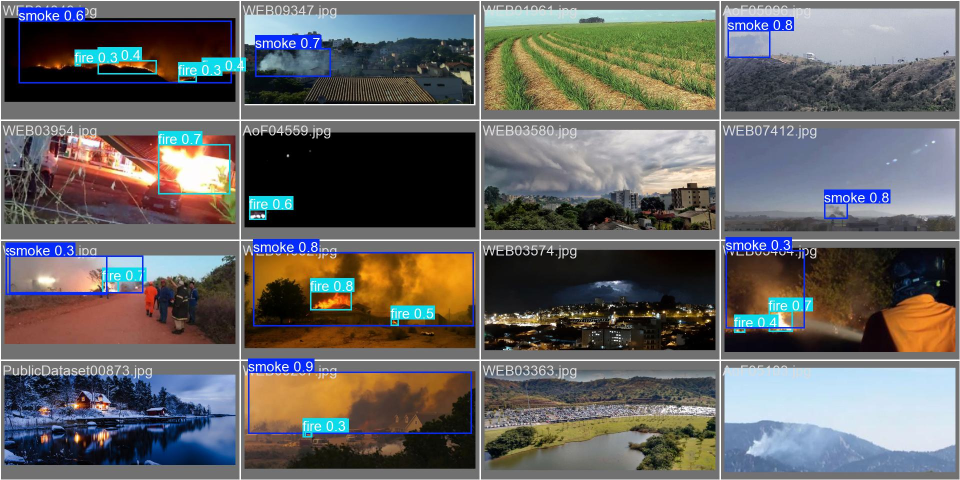
#> input picture uavfiredetection/val_batch0_pred.jpg, 1920 x 960 px (shown at 1/2 size)
$ python -i prepare_false_sources.py   (imports and definitions only)
#> lines starting #> are read from the running program, lines starting #| are printed output that depends on the picture; after the words box and inside, x2 and y2 are one past the last pixel; in counts of white or black regions, pixels touching at a corner belong together
"""
Подготовка false_source аннотаций из не-огневых кадров.

Извлекает ИК-яркие области из кадров без огня и размечает их как false_source (class 2).
Это помогает модели отличать огонь от животных, тёплых камней и других ИК-ярких объектов.
"""

import argparse
from pathlib import Path

import cv2
import numpy as np
from tqdm import tqdm

from ir_preprocessing import load_thermal_image, normalize_thermal, to_3channel, apply_clahe
from convert_flame import save_yolo_labels


FALSE_SOURCE_CLASS_ID = 2
MIN_BRIGHT_AREA = 50
MAX_BRIGHT_AREA = 50000


def extract_bright_regions(
    img_gray: np.ndarray,
    threshold_pct: float = 95.0,
    min_area: int = MIN_BRIGHT_AREA,
    max_area: int = MAX_BRIGHT_AREA,
) -> list[tuple[int, float, float, float, float]]:
    """
    Находит ИК-яркие области в изображении через пороговую фильтрацию.

    Args:
        img_gray: Нормализованное grayscale изображение (uint8)
        threshold_pct: Перцентиль яркости для порога
        min_area: Минимальная площадь области
        max_area: Максимальная площадь (слишком большие — скорее всего фон)

    Returns:
        YOLO bboxes для false_source
    """
    threshold_val = np.percentile(img_gray, threshold_pct)
    _, binary = cv2.threshold(img_gray, int(threshold_val), 255, cv2.THRESH_BINARY)

    # Морфология для очистки шума
    kernel = cv2.getStructuringElement(cv2.MORPH_ELLIPSE, (5, 5))
    binary = cv2.morphologyEx(binary, cv2.MORPH_OPEN, kernel)
    binary = cv2.morphologyEx(binary, cv2.MORPH_CLOSE, kernel)

    h, w = img_gray.shape
    num_labels, labels, stats, _ = cv2.connectedComponentsWithStats(binary, connectivity=8)

    bboxes = []
    for i in range(1, num_labels):
        area = stats[i, cv2.CC_STAT_AREA]
        if area < min_area or area > max_area:
            continue

        x = stats[i, cv2.CC_STAT_LEFT]
        y = stats[i, cv2.CC_STAT_TOP]
        bw = stats[i, cv2.CC_STAT_WIDTH]
        bh = stats[i, cv2.CC_STAT_HEIGHT]

        # Фильтр по aspect ratio (слишком вытянутые — скорее артефакты)
        aspect = max(bw, bh) / (min(bw, bh) + 1e-6)
        if aspect > 5.0:
            continue

        x_center = (x + bw / 2) / w
        y_center = (y + bh / 2) / h
        norm_w = bw / w
        norm_h = bh / h

        bboxes.append((FALSE_SOURCE_CLASS_ID, x_center, y_center, norm_w, norm_h))

    return bboxes


# [59 lines left out: function process_negative_frames, not called in this run]


# [16 lines not run here, left out]

>>> import cv2
>>> picture = cv2.imread('../val_batch0_pred.jpg', cv2.IMREAD_GRAYSCALE)
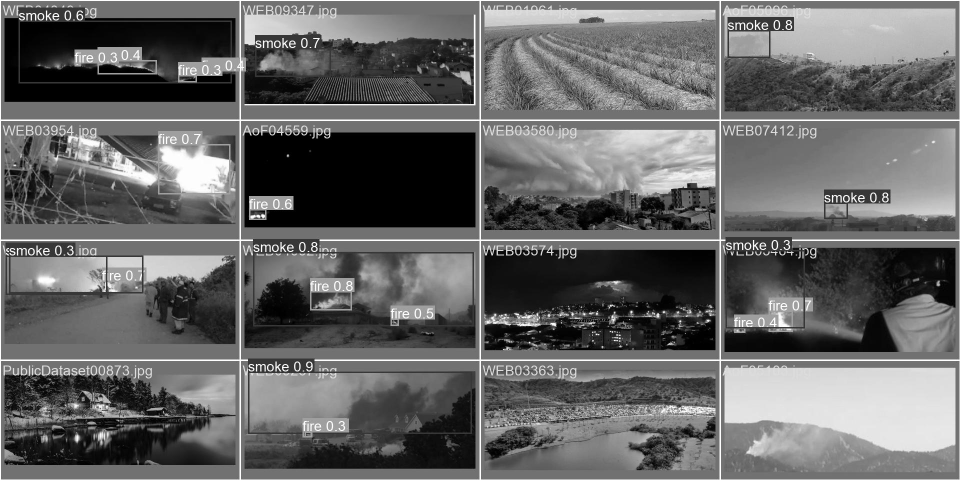
#> picture: shape (960, 1920) (shown at 1/2 size); min 0, max 255, mean 101.7
>>> result = extract_bright_regions(picture)
#> in extract_bright_regions, `threshold_val = np.percentile(img_gray, threshold_pct)`: threshold_val = 224
#> in extract_bright_regions, `_, binary = cv2.threshold(img_gray, int(threshold_val), 255, cv2.THRES..`:
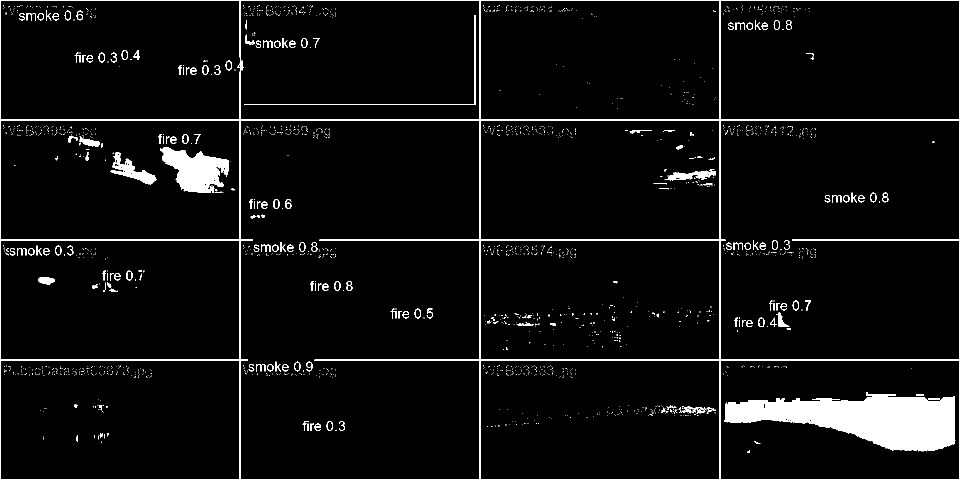
#> binary: shape (960, 1920) (shown at 1/2 size); 5% white; 2126 white regions (1957 under 20 px), largest, box (x1, y1, x2, y2) and area: (0, 0, 1920, 960) 33264, (1449, 784, 1911, 903) 31665, (320, 294, 458, 386) 7360
#> in extract_bright_regions, `binary = cv2.morphologyEx(binary, cv2.MORPH_OPEN, kernel)`:
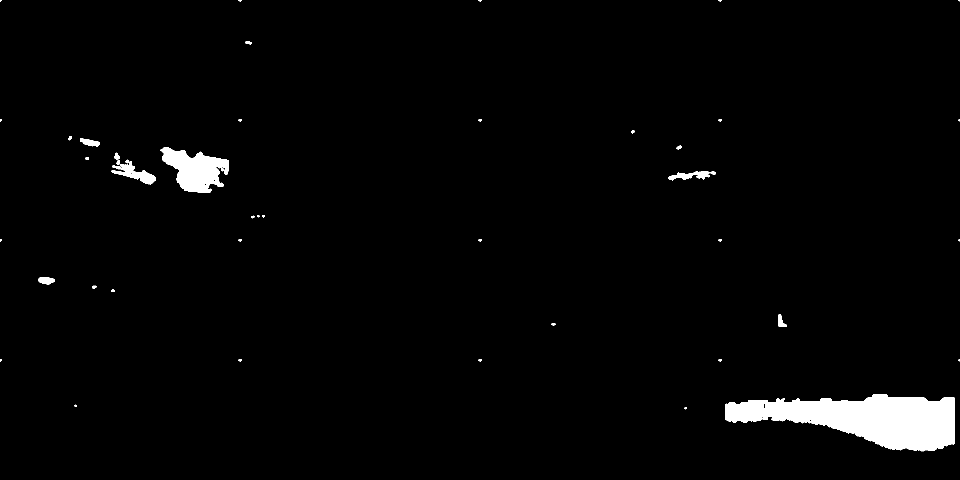
#> binary: shape (960, 1920) (shown at 1/2 size); 2.3% white; 45 white regions (14 under 20 px), largest, box (x1, y1, x2, y2) and area: (1450, 789, 1910, 903) 30950, (321, 294, 458, 386) 7199, (223, 322, 312, 369) 1564
#> in extract_bright_regions, `binary = cv2.morphologyEx(binary, cv2.MORPH_CLOSE, kernel)`: binary: shape (960, 1920); 2.3% white; 40 white regions (14 under 20 px), largest, box (x1, y1, x2, y2) and area: (1450, 789, 1910, 903) 31159, (321, 294, 458, 386) 7351, (223, 305, 312, 369) 1891
#> in extract_bright_regions, `num_labels, labels, stats, _ = cv2.connectedComponentsWithStats(binary..`:
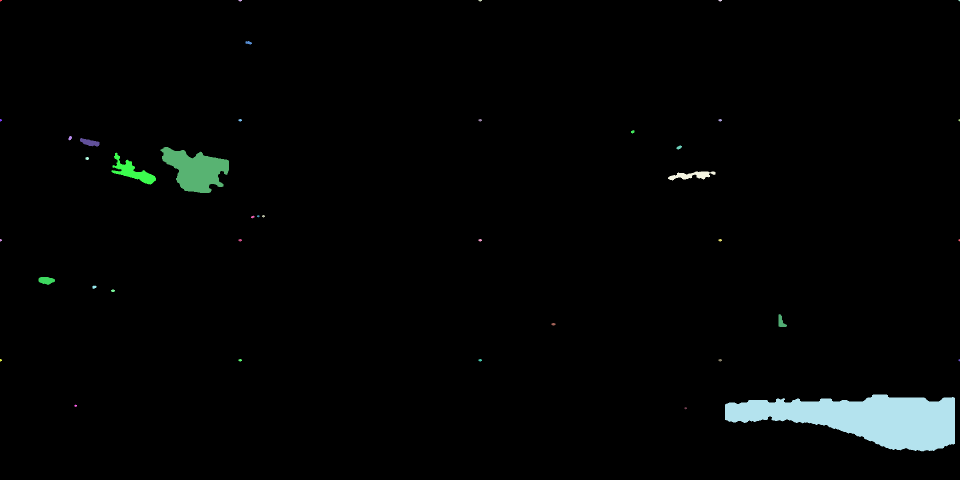
#> labels: shape (960, 1920) int32 (shown at 1/2 size); 41 distinct labels, from 0 to 40; one colour per label, 0 black
#> in extract_bright_regions, `num_labels, labels, stats, _ = cv2.connectedComponentsWithStats(binary..`: num_labels = 41; stats = 41 rows, first 6: [0, 0, 1920, 960, 1800090], [0, 0, 4, 3, 10], [477, 0, 7, 3, 17], [957, 0, 7, 3, 17], [1437, 0, 7, 3, 17], [1917, 0, 3, 3, 7]
#> the loop in extract_bright_regions, `for i in range(1, num_labels):` made 40 passes
#> area on passes 8, 9, 10, 12, 13, 18, 20, 22, 24, 25, 26, 29: 27, 27, 27, 35, 44, 34, 26, 22, 27, 27, 27, 40
#> (area, x, y, bw, bh, aspect, x_center, y_center) on passes 6, 14, 15, 16, 17, 28: (62, 491, 82, 13, 7, 1.86, 0.259, 0.0891), (388, 160, 276, 39, 17, 2.29, 0.0935, 0.296), (57, 1353, 291, 11, 8, 1.37, 0.708, 0.307), (7351, 321, 294, 137, 92, 1.49, 0.203, 0.354), (1891, 223, 305, 89, 64, 1.39, 0.139, 0.351), (379, 77, 554, 33, 16, 2.06, 0.0487, 0.585)
#> after the loop in extract_bright_regions, `for i in range(1, num_labels):`: bboxes = 8 items
#> result = 8 items
